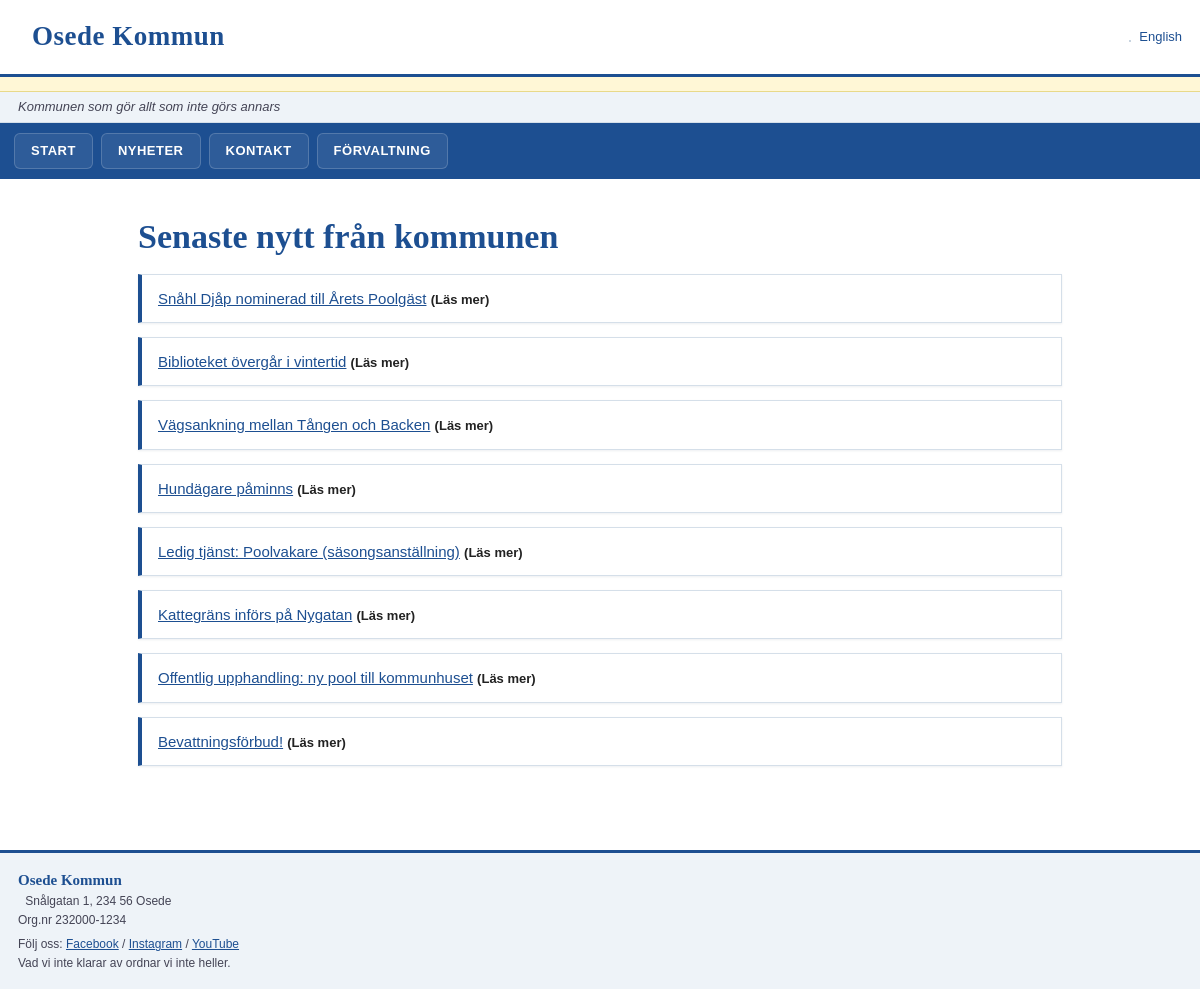
Page /news.php on the committed database.
### tables this page shows
CREATE TABLE news (
  id INT AUTO_INCREMENT PRIMARY KEY,
  title VARCHAR(255) NOT NULL,
  body TEXT NOT NULL,
  image VARCHAR(255) DEFAULT NULL,
  author_id INT NOT NULL,
  created_at DATETIME NOT NULL
);

### web/includes/i18n.php (called while the page is built, shortened)
<?php
function get_lang() {
    return 'sv';
}
function t($key) {
    $l = get_lang();
    if (isset($GLOBALS['STRINGS'][$l][$key])) return $GLOBALS['STRINGS'][$l][$key];
    return $key;
}

### web/news.php (the view, shortened to what this page needs)
<?php
require_once __DIR__ . '/includes/layout.php';
$id = isset($_GET['id']) ? $_GET['id'] : '';
$db = get_read_db();
if ($id == '') {
    $r = mysqli_query($db, 'SELECT n.id, n.title FROM news n ORDER BY n.created_at DESC, n.id DESC');
    echo '<h1>' . htmlspecialchars(t('news_title')) . '</h1>';
    while ($row = mysqli_fetch_assoc($r)) {
        echo '<div class="newsitem"><a href="/news.php?id=' . $row['id'] . '">' . $row['title'] . '</a> <span class="more">(' . htmlspecialchars(t('news_read_more')) . ')</span></div>';
    }
    exit;
}

### web/css/style.css (style rules this page uses)
* { box-sizing: border-box; }
body { margin: 0; font: 15px/1.55 Arial, Helvetica, sans-serif; color: #222; background: #fff; }
a { color: #1d4f91; }
h1 { font-family: Georgia, 'Times New Roman', serif; color: #1d4f91; font-size: 34px; margin: 8px 0 10px; }
.newsitem { border: 1px solid #d5dfe9; border-left: 4px solid #1d4f91; background: #fff; padding: 12px 16px; margin: 0 0 14px; box-shadow: 0 1px 2px rgba(30, 50, 80, 0.08); }
.more { font-size: 13px; font-weight: bold; }

### rows in the picture
news: title "Snåhl Djåp nominerad till Årets Poolgäst"
news: title "Biblioteket övergår i vintertid"
news: title "Vägsankning mellan Tången och Backen"
news: title "Hundägare påminns"
news: title "Ledig tjänst: Poolvakare (säsongsanställning)"
news: title "Kattegräns införs på Nygatan"
news: title "Offentlig upphandling: ny pool till kommunhuset"
news: title "Bevattningsförbud!"

### other values in the picture
$me "Osede Kommun"
t('lang_switch') "English"
t('tagline') "Kommunen som gör allt som inte görs annars"
t('nav_start') "START"
t('nav_news') "NYHETER"
t('nav_contact') "KONTAKT"
t('nav_panel') "FÖRVALTNING"
t('news_title') "Senaste nytt från kommunen"
t('footer_org') "Osede Kommun"
t('footer_address') "Snålgatan 1, 234 56 Osede"
t('footer_orgnr') "Org.nr 232000-1234"
t('footer_follow') "Följ oss"
t('footer_facebook') "Facebook"
t('footer_instagram') "Instagram"
t('footer_youtube') "YouTube"
